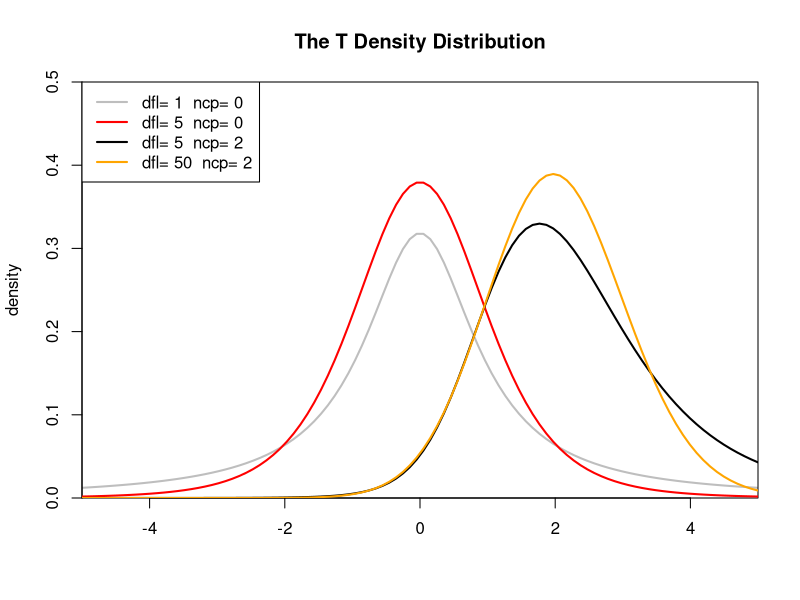

Reproduce this figure in R.
#
# Author: Kelly Chan
# Date  : Aug 7 2013
#
# Project: F Distribution
#
#--------------------------------------------------------------------------#

setwd("G:\\eclipseWorkspace\\R\\distribution")


n=100
x <- seq(-5,5,length.out=n)

png(filename="output\\tDistribution.png")
plot(x, dt(x,1,0), col="gray", lwd=2, type='l',
		           xlim=c(-5,5), ylim=c(0,0.5),
		           xaxs="i"    , yaxs="i",
		           xlab=''     , ylab='density',
		           main="The T Density Distribution")

lines(x,dt(x,5,0),  col="red"   , lwd=2)
lines(x,dt(x,5,2),  col="black" , lwd=2)
lines(x,dt(x,50,2), col="orange", lwd=2)

legend("topleft",legend=paste("dfl=", c(1,5,5,50),
				              " ncp=",c(0,0,2,2)),
		                col=c("gray", "red","black","orange"),
		                lwd=2)
				

dev.off()
